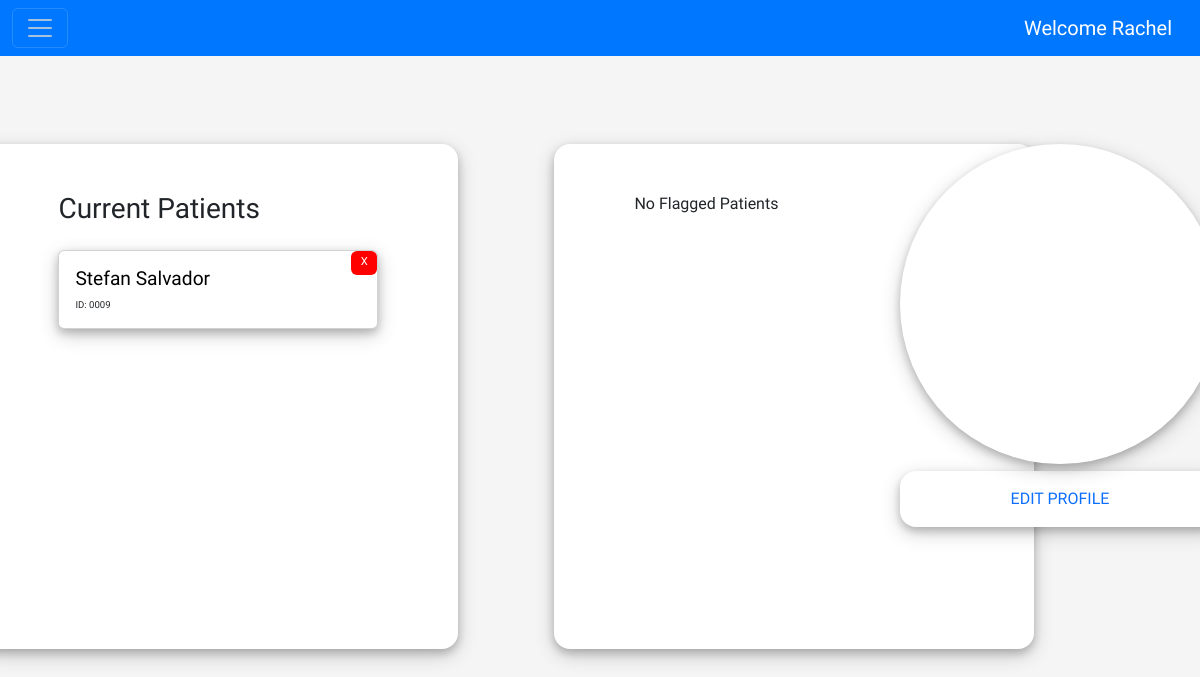
The page /dashboard/1/ (signed in) on the database as committed earlier.
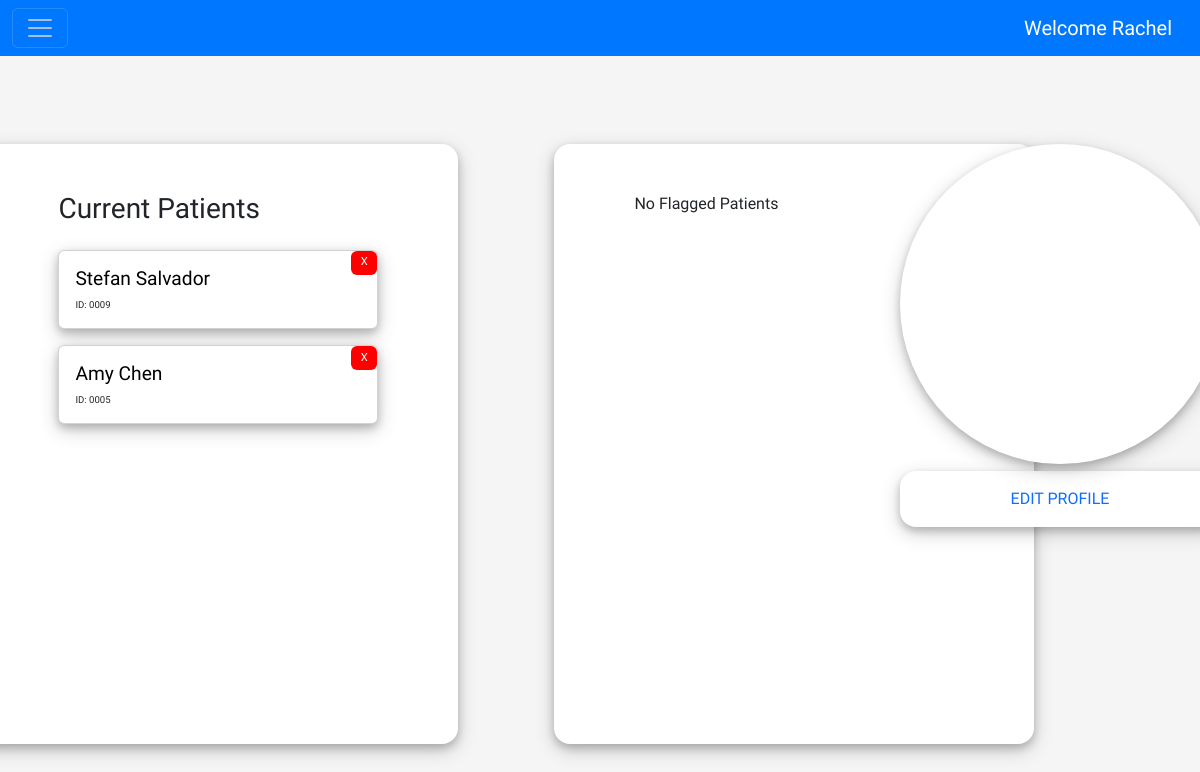
The same page on the database as committed later.
### api_fyp/apiapp/models.py (models this page shows, shortened)
class Patient(models.Model):
    GenderChoices = [
        (0,'Male'),
        (1, 'Female')
    ]
    Dominant_H_Choices = [
        (0,'Right'),
        (1, 'Left')
    ]
    PT_F_NAME = models.CharField(max_length=50, null=True, blank=False)
    PT_LAST_NAME = models.CharField(max_length=50, null=True, blank=False)
    SUBJECT_ID = models.CharField(max_length=50, null=True, blank=False, unique=True)
    GENDER = models.IntegerField(choices=GenderChoices, null=True, blank=False)
    HAND = models.IntegerField(choices=Dominant_H_Choices, null=True, blank=False)
    assigned_to = models.ForeignKey(UserProfile, on_delete=models.CASCADE, related_name= 'assigned_to',null=True, blank=True)
    flagged_by = models.ForeignKey(UserProfile, on_delete=models.CASCADE, related_name= 'flagged_by',null=True, blank=True)

### api_fyp/apiapp/views.py (the view)
# urls.py: path("dashboard/<int:pk>/", views.dash_view, name = "dash_view"),
def dash_view(request, pk):
    if request.user.is_authenticated:
        try:
            user_info = get_object_or_404(UserProfile, id=pk)
            profile = UserProfile.objects.get(user=request.user)
            current_patients = Patient.objects.filter(assigned_to = profile)
            flagged_patients = Patient.objects.filter(flagged_by=profile)
            print(flagged_patients, profile)
            return render(request, "dashboard.html", {"current_patients" : current_patients, "user_info" : user_info, "flagged_patients" : flagged_patients})
        except:
                current_patients = Patient.objects.none()
                flagged_patients = Patient.objects.none()
    else:
       current_patients= Patient.objects.none()
       flagged_patients = Patient.objects.none()
    return render(request, "dashboard.html", {"current_patients" : current_patients, "user_info" : user_info , "flagged_patients" : flagged_patients})

### api_fyp/apiapp/models.py (called while the page is built)
    def __str__(self):
        return self.user.username

### api_fyp/apiapp/templates/dashboard.html (shortened to what this page needs)
{% extends 'base.html' %}
{% block content %}
<div class="main_dash">
    <div class= "container_info">
        {% if current_patients %}
        <br></br>
        <div  class = container_cards>
            <div class="header_list">
                <h3>Current Patients</h3>
            </div>
            {% for patient in current_patients  %}
            <div class="card">
                <a href="{% url 'patient_dashboard' pk=user_info.pk p_pk=patient.id %}" class="text-decoration-none" style="cursor: pointer; color: black;">
                    <div class="card-body">
                        <div class="card_items" >
                                <h5 class="card-title" style="font-size: 1.2rem;">{{patient.PT_F_NAME}} {{patient.PT_LAST_NAME}} </h5>
                                <a href="{%url 'patient_remove_list' patient.id %}"  class="btn" style="width: 1rem ;height: 1.5rem; font-size: 0.7rem; align-items: center; position: relative; left: 5.5%; bottom: 1rem; background-color: red; color: white; display: flex;  justify-content: center;">X</a>
                        </div>
                        <p class="card-text" style="font-size: 0.6rem;">ID: {{patient.SUBJECT_ID}}</p>
                    </div>
                </a>
            </div>
            {% endfor %}
            {% else %}
            <div class = container_empty>
                <p> No Current Patients </p>
            </div>
            {% endif %}
        </div>
        {% if flagged_patients %}
        <div  class = container_cards2>
                <div class="header_list">
                    <h3>Flagged Patients</h3>
                </div>
                {% for patient in flagged_patients  %}
                    <div class="card">
                        <a href="{% url 'patient_dashboard' pk=user_info.pk p_pk=patient.id %}" class="text-decoration-none" style="cursor: pointer; color: black;">
                            <div class="card-body">
                                <div style = " display:flex; justify-content: space-between; flex-direction:row;" >
                                    <h5 class="card-title" style="font-size: 1.2rem;">{{patient.PT_F_NAME}} {{patient.PT_LAST_NAME}} </h5>
                                </div>
                                <p class="card-text" style="font-size: 0.6rem;">ID: {{patient.SUBJECT_ID}}</p>
                            </div>
                        </a>
                    </div>
                {% endfor %}
        {% elif current_patients%}
            <div class = "container_empty2">
                <p id="flagged">No Flagged Patients</p>
            </div>
        {% endif %}
            <div class="profile">
                <div class="profile_pic">
                </div>
                <div class="profile_button">
                    <a href="{%url 'profile' pk=user_info.pk %}"  class="text-decoration-none" >EDIT PROFILE</a>
                </div>
            </div>
        </div>
    </div>
</div>
{% endblock %}

Rows that differ between the two databases and show on the page:
added Patient: PT_F_NAME "Amy", PT_LAST_NAME "Chen", SUBJECT_ID "0005"
